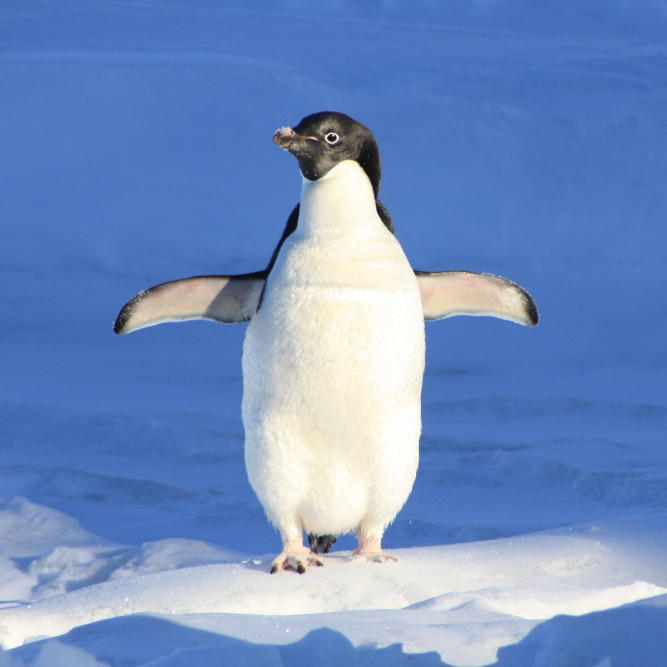
#> input picture Skills/HPLibraries/penguin.jpg, 2000 x 2000 px (shown at 1/3 size)
$ python ImageBlur.py
#> lines starting #> are read from the running program, lines starting #| are printed output that depends on the picture
#!/usr/bin/env python
# coding: utf-8

# This notebook blurs an image using a Gaussian blur. We'll use numpy, the Python Image Library, and Matplotlib for this
#
# You'll need to make sure these are installed on the Notebook server, or if you download the notebook or script, that they are installed on the machine you try to run on.
#
# To get PIL, the current package name is "pillow

# In[1]:


import numpy as np
from PIL import Image
import matplotlib.pyplot as plt


# First we're going to load in an image, convert it into a single colour (greyscale), and resize it for convenience.
#

# In[2]:


# CHANGE the image file on this line for a different image
img = Image.open('penguin.jpg').convert('L')
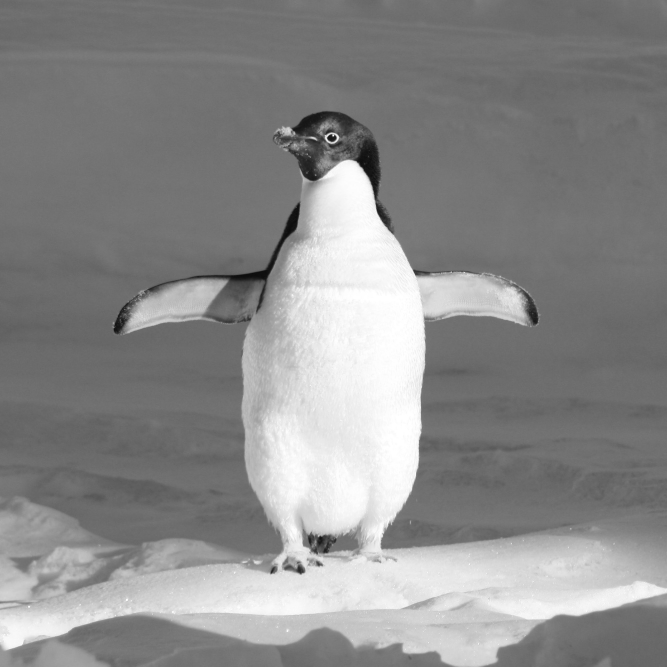
#> img: PIL image 2000x2000 L (shown at 1/3 size); min 8, max 255, mean 138.8

# We'll work with a resized version of this image
dim = 2000
img_resized = img.resize((dim,dim))

# ... and convert it into a numpy array of floats
img_data = np.asarray(img_resized,dtype=float)

# Show the image
plt.figure(figsize = [6, 6])
plt.imshow(img_data,cmap='gray');

# A simple image blur is done by convolving the image with a Gaussian, so we need to create one of the right size. Convolution is most-easily done by converting to Fourier space and multiplying, then converting back into real space.

# In[9]:


#CHANGE this line to adjust blur amount. Higher is more blurred
width =  0.2

# Define a Gaussian in 1D on a grid with the same number of points as the image
domain = np.linspace(-5,5,dim)
gauss = np.exp(-0.5*domain**2/(width*width))

# Roll this around the 1D boundary so that the Gaussian is centered on grid 0,0
shift = int(dim/2)
gauss = np.roll(gauss,shift)

# Turn into a 2D Gaussian
gauss2D = gauss[:,np.newaxis] * gauss[np.newaxis,:]


# In[7]:


# Fourier transform the image and the Gaussian using standard numpy functions
img_fft   = np.fft.fft2(img_data)
gauss_fft = np.fft.fft2(gauss2D)


# In[8]:


# Multiplication in Fourier space
img_conv = img_fft*gauss_fft
# Transform the result back into real space using the inverse transform
img_ifft = np.fft.ifft2(img_conv)

# Display the result of blurring the picture
plt.figure(figsize = [6, 6])
plt.imshow(img_ifft.real,cmap='gray');

plt.show()
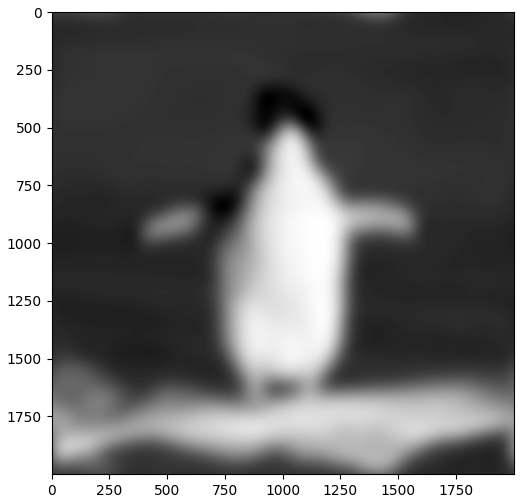
#> figure drawn by matplotlib, 1 panel
# In a real program we'd probably want to save this image somehow, or do some more processing here.
